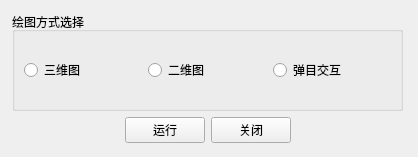
<?xml version="1.0" encoding="UTF-8"?>
<ui version="4.0">
 <class>Main</class>
 <widget class="QWidget" name="Main">
  <property name="geometry">
   <rect>
    <x>0</x>
    <y>0</y>
    <width>418</width>
    <height>157</height>
   </rect>
  </property>
  <property name="windowTitle">
   <string>Form</string>
  </property>
  <widget class="QWidget" name="">
   <property name="geometry">
    <rect>
     <x>12</x>
     <y>12</y>
     <width>391</width>
     <height>131</height>
    </rect>
   </property>
   <layout class="QVBoxLayout" name="verticalLayout_2">
    <item>
     <widget class="QGroupBox" name="groupBox">
      <property name="title">
       <string>绘图方式选择</string>
      </property>
      <layout class="QVBoxLayout" name="verticalLayout">
       <item>
        <layout class="QHBoxLayout" name="horizontalLayout">
         <item>
          <widget class="QRadioButton" name="radioBtnThree">
           <property name="text">
            <string>三维图</string>
           </property>
          </widget>
         </item>
         <item>
          <widget class="QRadioButton" name="radioBtnTwo">
           <property name="text">
            <string>二维图</string>
           </property>
          </widget>
         </item>
         <item>
          <widget class="QRadioButton" name="radioBtnMis_Tar">
           <property name="text">
            <string>弹目交互</string>
           </property>
          </widget>
         </item>
        </layout>
       </item>
      </layout>
     </widget>
    </item>
    <item>
     <layout class="QHBoxLayout" name="horizontalLayout_2">
      <item>
       <spacer name="horizontalSpacer_2">
        <property name="orientation">
         <enum>Qt::Horizontal</enum>
        </property>
        <property name="sizeHint" stdset="0">
         <size>
          <width>40</width>
          <height>20</height>
         </size>
        </property>
       </spacer>
      </item>
      <item>
       <widget class="QPushButton" name="pushBtnRun">
        <property name="text">
         <string>运行</string>
        </property>
       </widget>
      </item>
      <item>
       <widget class="QPushButton" name="pushBtnClose">
        <property name="text">
         <string>关闭</string>
        </property>
       </widget>
      </item>
      <item>
       <spacer name="horizontalSpacer">
        <property name="orientation">
         <enum>Qt::Horizontal</enum>
        </property>
        <property name="sizeHint" stdset="0">
         <size>
          <width>40</width>
          <height>20</height>
         </size>
        </property>
       </spacer>
      </item>
     </layout>
    </item>
   </layout>
  </widget>
 </widget>
 <resources/>
 <connections/>
</ui>
